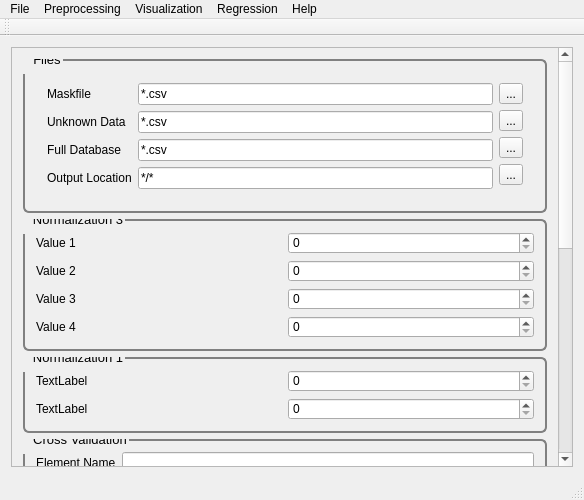
<?xml version="1.0" encoding="UTF-8"?>
<ui version="4.0">
 <class>GuiTest</class>
 <widget class="QMainWindow" name="GuiTest">
  <property name="geometry">
   <rect>
    <x>0</x>
    <y>0</y>
    <width>584</width>
    <height>500</height>
   </rect>
  </property>
  <property name="windowTitle">
   <string>PYSAT</string>
  </property>
  <widget class="QWidget" name="centralWidget">
   <layout class="QVBoxLayout" name="verticalLayout_2">
    <item>
     <widget class="QScrollArea" name="scrollArea">
      <property name="widgetResizable">
       <bool>true</bool>
      </property>
      <widget class="QWidget" name="scrollAreaWidgetContents_2">
       <property name="geometry">
        <rect>
         <x>0</x>
         <y>-402</y>
         <width>547</width>
         <height>845</height>
        </rect>
       </property>
       <property name="styleSheet">
        <string notr="true">QGroupBox {
  border: 2px solid gray;
  border-radius: 6px;
  margin-top: 0.5em;
}

QGroupBox::title {

  padding-top: -14px;
  padding-left: 8px;
}
</string>
       </property>
       <layout class="QVBoxLayout" name="verticalLayout_7">
        <item>
         <widget class="QGroupBox" name="files">
          <property name="font">
           <font>
            <pointsize>10</pointsize>
           </font>
          </property>
          <property name="title">
           <string>Files</string>
          </property>
          <layout class="QVBoxLayout" name="Files">
           <item>
            <widget class="QSplitter" name="splitter_2">
             <property name="orientation">
              <enum>Qt::Horizontal</enum>
             </property>
             <widget class="QWidget" name="layoutWidget">
              <layout class="QHBoxLayout" name="horizontalLayout">
               <item>
                <layout class="QVBoxLayout" name="verticalLayout_6">
                 <item>
                  <widget class="QLabel" name="label_3">
                   <property name="text">
                    <string>Maskfile</string>
                   </property>
                  </widget>
                 </item>
                 <item>
                  <widget class="QLabel" name="label">
                   <property name="text">
                    <string>Unknown Data</string>
                   </property>
                  </widget>
                 </item>
                 <item>
                  <widget class="QLabel" name="label_2">
                   <property name="text">
                    <string>Full Database</string>
                   </property>
                  </widget>
                 </item>
                 <item>
                  <widget class="QLabel" name="label_4">
                   <property name="text">
                    <string>Output Location</string>
                   </property>
                  </widget>
                 </item>
                </layout>
               </item>
               <item>
                <layout class="QVBoxLayout" name="verticalLayout_5">
                 <item>
                  <widget class="QLineEdit" name="lineEdit">
                   <property name="text">
                    <string extracomment="Make this change whenever a new file is selected">*.csv</string>
                   </property>
                   <property name="readOnly">
                    <bool>true</bool>
                   </property>
                  </widget>
                 </item>
                 <item>
                  <widget class="QLineEdit" name="lineEdit_2">
                   <property name="text">
                    <string extracomment="Make this change whenever a new file is selected">*.csv</string>
                   </property>
                   <property name="readOnly">
                    <bool>true</bool>
                   </property>
                  </widget>
                 </item>
                 <item>
                  <widget class="QLineEdit" name="lineEdit_3">
                   <property name="text">
                    <string extracomment="Make this change whenever a new file is selected">*.csv</string>
                   </property>
                   <property name="readOnly">
                    <bool>true</bool>
                   </property>
                  </widget>
                 </item>
                 <item>
                  <widget class="QLineEdit" name="lineEdit_4">
                   <property name="text">
                    <string extracomment="Make this change whenever a new folder is selected">*/*</string>
                   </property>
                   <property name="readOnly">
                    <bool>true</bool>
                   </property>
                  </widget>
                 </item>
                </layout>
               </item>
               <item>
                <layout class="QVBoxLayout" name="verticalLayout">
                 <item>
                  <widget class="QToolButton" name="toolButton">
                   <property name="text">
                    <string>...</string>
                   </property>
                  </widget>
                 </item>
                 <item>
                  <widget class="QToolButton" name="toolButton_2">
                   <property name="text">
                    <string>...</string>
                   </property>
                  </widget>
                 </item>
                 <item>
                  <widget class="QToolButton" name="toolButton_3">
                   <property name="text">
                    <string>...</string>
                   </property>
                  </widget>
                 </item>
                 <item>
                  <widget class="QToolButton" name="toolButton_4">
                   <property name="text">
                    <string>...</string>
                   </property>
                  </widget>
                 </item>
                </layout>
               </item>
              </layout>
             </widget>
            </widget>
           </item>
          </layout>
         </widget>
        </item>
        <item>
         <widget class="QGroupBox" name="Norm3">
          <property name="font">
           <font>
            <pointsize>10</pointsize>
           </font>
          </property>
          <property name="title">
           <string>Normalization 3</string>
          </property>
          <layout class="QVBoxLayout" name="Ranges3">
           <item>
            <layout class="QHBoxLayout" name="horizontalLayout_12">
             <item>
              <layout class="QVBoxLayout" name="verticalLayout_4">
               <item>
                <widget class="QLabel" name="label_5">
                 <property name="text">
                  <string>Value 1</string>
                 </property>
                </widget>
               </item>
               <item>
                <widget class="QLabel" name="label_6">
                 <property name="text">
                  <string>Value 2</string>
                 </property>
                </widget>
               </item>
               <item>
                <widget class="QLabel" name="label_7">
                 <property name="text">
                  <string>Value 3</string>
                 </property>
                </widget>
               </item>
               <item>
                <widget class="QLabel" name="label_8">
                 <property name="text">
                  <string>Value 4</string>
                 </property>
                </widget>
               </item>
              </layout>
             </item>
             <item>
              <layout class="QVBoxLayout" name="verticalLayout_3">
               <item>
                <widget class="QSpinBox" name="spinBox">
                 <property name="maximum">
                  <number>1000</number>
                 </property>
                </widget>
               </item>
               <item>
                <widget class="QSpinBox" name="spinBox_2">
                 <property name="maximum">
                  <number>1000</number>
                 </property>
                </widget>
               </item>
               <item>
                <widget class="QSpinBox" name="spinBox_3">
                 <property name="maximum">
                  <number>1000</number>
                 </property>
                </widget>
               </item>
               <item>
                <widget class="QSpinBox" name="spinBox_4">
                 <property name="maximum">
                  <number>1000</number>
                 </property>
                </widget>
               </item>
              </layout>
             </item>
            </layout>
           </item>
          </layout>
         </widget>
        </item>
        <item>
         <widget class="QGroupBox" name="Norm1">
          <property name="font">
           <font>
            <pointsize>10</pointsize>
           </font>
          </property>
          <property name="title">
           <string>Normalization 1</string>
          </property>
          <layout class="QVBoxLayout" name="Ranges1">
           <item>
            <layout class="QVBoxLayout" name="verticalLayout_15">
             <item>
              <layout class="QHBoxLayout" name="horizontalLayout_10">
               <item>
                <layout class="QVBoxLayout" name="verticalLayout_10">
                 <item>
                  <widget class="QLabel" name="label_12">
                   <property name="text">
                    <string>TextLabel</string>
                   </property>
                  </widget>
                 </item>
                 <item>
                  <widget class="QLabel" name="label_49">
                   <property name="text">
                    <string>TextLabel</string>
                   </property>
                  </widget>
                 </item>
                </layout>
               </item>
               <item>
                <layout class="QVBoxLayout" name="verticalLayout_8">
                 <item>
                  <widget class="QSpinBox" name="spinBox_6">
                   <property name="maximum">
                    <number>1000</number>
                   </property>
                  </widget>
                 </item>
                 <item>
                  <widget class="QSpinBox" name="spinBox_18">
                   <property name="maximum">
                    <number>1000</number>
                   </property>
                  </widget>
                 </item>
                </layout>
               </item>
              </layout>
             </item>
            </layout>
           </item>
          </layout>
         </widget>
        </item>
        <item>
         <widget class="QGroupBox" name="CrossValidation">
          <property name="font">
           <font>
            <pointsize>10</pointsize>
           </font>
          </property>
          <property name="title">
           <string>Cross Validation</string>
          </property>
          <layout class="QVBoxLayout" name="CrossValid">
           <item>
            <layout class="QHBoxLayout" name="horizontalLayout_4">
             <item>
              <layout class="QVBoxLayout" name="verticalLayout_11">
               <item>
                <widget class="QLabel" name="label_14">
                 <property name="text">
                  <string>Element Name</string>
                 </property>
                </widget>
               </item>
               <item>
                <widget class="QLabel" name="label_15">
                 <property name="text">
                  <string>nfolds_test</string>
                 </property>
                </widget>
               </item>
               <item>
                <widget class="QLabel" name="label_16">
                 <property name="text">
                  <string>nfolds_cv</string>
                 </property>
                </widget>
               </item>
               <item>
                <widget class="QLabel" name="label_17">
                 <property name="text">
                  <string>testfolds_cv</string>
                 </property>
                </widget>
               </item>
              </layout>
             </item>
             <item>
              <layout class="QVBoxLayout" name="verticalLayout_12">
               <item>
                <widget class="QLineEdit" name="lineEdit_5"/>
               </item>
               <item>
                <widget class="QSpinBox" name="spinBox_7"/>
               </item>
               <item>
                <widget class="QSpinBox" name="spinBox_8"/>
               </item>
               <item>
                <widget class="QSpinBox" name="spinBox_9"/>
               </item>
              </layout>
             </item>
            </layout>
           </item>
          </layout>
         </widget>
        </item>
        <item>
         <widget class="QGroupBox" name="CompRanges">
          <property name="font">
           <font>
            <pointsize>10</pointsize>
           </font>
          </property>
          <property name="title">
           <string>Composition Ranges</string>
          </property>
          <layout class="QVBoxLayout" name="verticalLayout_14">
           <item>
            <layout class="QHBoxLayout" name="horizontalLayout_8">
             <item>
              <widget class="QSpinBox" name="spinBox_5">
               <property name="minimum">
                <number>-100</number>
               </property>
               <property name="maximum">
                <number>1000</number>
               </property>
              </widget>
             </item>
             <item>
              <widget class="QSpinBox" name="spinBox_10">
               <property name="maximum">
                <number>1000</number>
               </property>
              </widget>
             </item>
             <item>
              <widget class="QSpinBox" name="spinBox_11">
               <property name="maximum">
                <number>1000</number>
               </property>
              </widget>
             </item>
             <item>
              <widget class="QSpinBox" name="spinBox_12">
               <property name="maximum">
                <number>1000</number>
               </property>
              </widget>
             </item>
             <item>
              <widget class="QSpinBox" name="spinBox_13">
               <property name="maximum">
                <number>1000</number>
               </property>
              </widget>
             </item>
             <item>
              <widget class="QSpinBox" name="spinBox_14">
               <property name="maximum">
                <number>1000</number>
               </property>
              </widget>
             </item>
             <item>
              <widget class="QSpinBox" name="spinBox_15">
               <property name="maximum">
                <number>1000</number>
               </property>
              </widget>
             </item>
             <item>
              <widget class="QSpinBox" name="spinBox_16">
               <property name="maximum">
                <number>1000</number>
               </property>
              </widget>
             </item>
            </layout>
           </item>
           <item>
            <layout class="QHBoxLayout" name="horizontalLayout_9">
             <item>
              <widget class="QLabel" name="label_40">
               <property name="font">
                <font>
                 <pointsize>10</pointsize>
                </font>
               </property>
               <property name="text">
                <string>compranges</string>
               </property>
              </widget>
             </item>
             <item>
              <layout class="QHBoxLayout" name="horizontalLayout_6">
               <item>
                <widget class="QLabel" name="label_20">
                 <property name="font">
                  <font>
                   <pointsize>10</pointsize>
                  </font>
                 </property>
                 <property name="text">
                  <string>[</string>
                 </property>
                </widget>
               </item>
               <item>
                <widget class="QLabel" name="label_21">
                 <property name="font">
                  <font>
                   <pointsize>10</pointsize>
                  </font>
                 </property>
                 <property name="text">
                  <string>0</string>
                 </property>
                </widget>
               </item>
               <item>
                <widget class="QLabel" name="label_22">
                 <property name="font">
                  <font>
                   <pointsize>10</pointsize>
                  </font>
                 </property>
                 <property name="text">
                  <string>,</string>
                 </property>
                </widget>
               </item>
               <item>
                <widget class="QLabel" name="label_23">
                 <property name="font">
                  <font>
                   <pointsize>10</pointsize>
                  </font>
                 </property>
                 <property name="text">
                  <string>0</string>
                 </property>
                </widget>
               </item>
               <item>
                <widget class="QLabel" name="label_24">
                 <property name="font">
                  <font>
                   <pointsize>10</pointsize>
                  </font>
                 </property>
                 <property name="text">
                  <string>]</string>
                 </property>
                </widget>
               </item>
               <item>
                <widget class="QLabel" name="label_27">
                 <property name="font">
                  <font>
                   <pointsize>10</pointsize>
                  </font>
                 </property>
                 <property name="text">
                  <string>[</string>
                 </property>
                </widget>
               </item>
               <item>
                <widget class="QLabel" name="label_29">
                 <property name="font">
                  <font>
                   <pointsize>10</pointsize>
                  </font>
                 </property>
                 <property name="text">
                  <string>0</string>
                 </property>
                </widget>
               </item>
               <item>
                <widget class="QLabel" name="label_28">
                 <property name="font">
                  <font>
                   <pointsize>10</pointsize>
                  </font>
                 </property>
                 <property name="text">
                  <string>,</string>
                 </property>
                </widget>
               </item>
               <item>
                <widget class="QLabel" name="label_26">
                 <property name="font">
                  <font>
                   <pointsize>10</pointsize>
                  </font>
                 </property>
                 <property name="text">
                  <string>0</string>
                 </property>
                </widget>
               </item>
               <item>
                <widget class="QLabel" name="label_25">
                 <property name="font">
                  <font>
                   <pointsize>10</pointsize>
                  </font>
                 </property>
                 <property name="text">
                  <string>]</string>
                 </property>
                </widget>
               </item>
               <item>
                <widget class="QLabel" name="label_32">
                 <property name="font">
                  <font>
                   <pointsize>10</pointsize>
                  </font>
                 </property>
                 <property name="text">
                  <string>[</string>
                 </property>
                </widget>
               </item>
               <item>
                <widget class="QLabel" name="label_30">
                 <property name="font">
                  <font>
                   <pointsize>10</pointsize>
                  </font>
                 </property>
                 <property name="text">
                  <string>0</string>
                 </property>
                </widget>
               </item>
               <item>
                <widget class="QLabel" name="label_33">
                 <property name="font">
                  <font>
                   <pointsize>10</pointsize>
                  </font>
                 </property>
                 <property name="text">
                  <string>,</string>
                 </property>
                </widget>
               </item>
               <item>
                <widget class="QLabel" name="label_34">
                 <property name="font">
                  <font>
                   <pointsize>10</pointsize>
                  </font>
                 </property>
                 <property name="text">
                  <string>0</string>
                 </property>
                </widget>
               </item>
               <item>
                <widget class="QLabel" name="label_31">
                 <property name="font">
                  <font>
                   <pointsize>10</pointsize>
                  </font>
                 </property>
                 <property name="text">
                  <string>]</string>
                 </property>
                </widget>
               </item>
               <item>
                <widget class="QLabel" name="label_39">
                 <property name="font">
                  <font>
                   <pointsize>10</pointsize>
                  </font>
                 </property>
                 <property name="text">
                  <string>[</string>
                 </property>
                </widget>
               </item>
               <item>
                <widget class="QLabel" name="label_36">
                 <property name="font">
                  <font>
                   <pointsize>10</pointsize>
                  </font>
                 </property>
                 <property name="text">
                  <string>0</string>
                 </property>
                </widget>
               </item>
               <item>
                <widget class="QLabel" name="label_37">
                 <property name="font">
                  <font>
                   <pointsize>10</pointsize>
                  </font>
                 </property>
                 <property name="text">
                  <string>,</string>
                 </property>
                </widget>
               </item>
               <item>
                <widget class="QLabel" name="label_35">
                 <property name="font">
                  <font>
                   <pointsize>10</pointsize>
                  </font>
                 </property>
                 <property name="text">
                  <string>0</string>
                 </property>
                </widget>
               </item>
               <item>
                <widget class="QLabel" name="label_38">
                 <property name="font">
                  <font>
                   <pointsize>10</pointsize>
                  </font>
                 </property>
                 <property name="text">
                  <string>]</string>
                 </property>
                </widget>
               </item>
              </layout>
             </item>
            </layout>
           </item>
          </layout>
         </widget>
        </item>
        <item>
         <widget class="QGroupBox" name="MaxNumComp">
          <property name="font">
           <font>
            <pointsize>10</pointsize>
           </font>
          </property>
          <property name="title">
           <string>Max Number of Components</string>
          </property>
          <layout class="QVBoxLayout" name="verticalLayout_9">
           <item>
            <widget class="QSpinBox" name="spinBox_17">
             <property name="minimum">
              <number>-100</number>
             </property>
             <property name="maximum">
              <number>1000</number>
             </property>
            </widget>
           </item>
          </layout>
         </widget>
        </item>
        <item>
         <widget class="QGroupBox" name="CreateModels">
          <property name="font">
           <font>
            <pointsize>10</pointsize>
           </font>
          </property>
          <property name="title">
           <string>Create Models</string>
          </property>
          <layout class="QVBoxLayout" name="verticalLayout_17">
           <item>
            <layout class="QHBoxLayout" name="horizontalLayout_14">
             <item>
              <layout class="QVBoxLayout" name="verticalLayout_18">
               <item>
                <widget class="QLabel" name="label_70">
                 <property name="text">
                  <string>Value 1</string>
                 </property>
                </widget>
               </item>
               <item>
                <widget class="QLabel" name="label_71">
                 <property name="text">
                  <string>Value 2</string>
                 </property>
                </widget>
               </item>
               <item>
                <widget class="QLabel" name="label_72">
                 <property name="text">
                  <string>Value 3</string>
                 </property>
                </widget>
               </item>
               <item>
                <widget class="QLabel" name="label_73">
                 <property name="text">
                  <string>Value 4</string>
                 </property>
                </widget>
               </item>
              </layout>
             </item>
             <item>
              <layout class="QVBoxLayout" name="verticalLayout_19">
               <item>
                <widget class="QSpinBox" name="spinBox_19">
                 <property name="maximum">
                  <number>20</number>
                 </property>
                </widget>
               </item>
               <item>
                <widget class="QSpinBox" name="spinBox_20">
                 <property name="maximum">
                  <number>20</number>
                 </property>
                </widget>
               </item>
               <item>
                <widget class="QSpinBox" name="spinBox_21">
                 <property name="maximum">
                  <number>20</number>
                 </property>
                </widget>
               </item>
               <item>
                <widget class="QSpinBox" name="spinBox_22">
                 <property name="maximum">
                  <number>20</number>
                 </property>
                </widget>
               </item>
              </layout>
             </item>
            </layout>
           </item>
           <item>
            <layout class="QHBoxLayout" name="horizontalLayout_15">
             <item>
              <widget class="QLabel" name="label_74">
               <property name="text">
                <string>ncs</string>
               </property>
              </widget>
             </item>
             <item>
              <layout class="QHBoxLayout" name="horizontalLayout_16">
               <item>
                <widget class="QLabel" name="label_75">
                 <property name="text">
                  <string>[</string>
                 </property>
                </widget>
               </item>
               <item>
                <widget class="QLabel" name="label_76">
                 <property name="text">
                  <string>(</string>
                 </property>
                </widget>
               </item>
               <item>
                <widget class="QLabel" name="label_77">
                 <property name="text">
                  <string>0</string>
                 </property>
                </widget>
               </item>
               <item>
                <widget class="QLabel" name="label_78">
                 <property name="text">
                  <string>,</string>
                 </property>
                </widget>
               </item>
               <item>
                <widget class="QLabel" name="label_79">
                 <property name="text">
                  <string>0</string>
                 </property>
                </widget>
               </item>
               <item>
                <widget class="QLabel" name="label_83">
                 <property name="text">
                  <string>,</string>
                 </property>
                </widget>
               </item>
               <item>
                <widget class="QLabel" name="label_84">
                 <property name="text">
                  <string>0</string>
                 </property>
                </widget>
               </item>
               <item>
                <widget class="QLabel" name="label_88">
                 <property name="text">
                  <string>,</string>
                 </property>
                </widget>
               </item>
               <item>
                <widget class="QLabel" name="label_89">
                 <property name="text">
                  <string>0</string>
                 </property>
                </widget>
               </item>
               <item>
                <widget class="QLabel" name="label_90">
                 <property name="text">
                  <string>)</string>
                 </property>
                </widget>
               </item>
               <item>
                <widget class="QLabel" name="label_91">
                 <property name="text">
                  <string>]</string>
                 </property>
                </widget>
               </item>
              </layout>
             </item>
            </layout>
           </item>
          </layout>
         </widget>
        </item>
        <item>
         <widget class="QGroupBox" name="ok">
          <layout class="QHBoxLayout" name="OK">
           <item>
            <spacer name="horizontalSpacer_5">
             <property name="orientation">
              <enum>Qt::Horizontal</enum>
             </property>
             <property name="sizeHint" stdset="0">
              <size>
               <width>40</width>
               <height>20</height>
              </size>
             </property>
            </spacer>
           </item>
           <item>
            <widget class="QPushButton" name="pushButton">
             <property name="font">
              <font>
               <pointsize>10</pointsize>
              </font>
             </property>
             <property name="mouseTracking">
              <bool>false</bool>
             </property>
             <property name="text">
              <string>OK</string>
             </property>
            </widget>
           </item>
          </layout>
         </widget>
        </item>
       </layout>
       <zorder>files</zorder>
       <zorder>CrossValidation</zorder>
       <zorder>MaxNumComp</zorder>
       <zorder>CompRanges</zorder>
       <zorder>ok</zorder>
       <zorder>Norm1</zorder>
       <zorder>Norm3</zorder>
       <zorder>CreateModels</zorder>
      </widget>
     </widget>
    </item>
   </layout>
  </widget>
  <widget class="QMenuBar" name="menuBar">
   <property name="geometry">
    <rect>
     <x>0</x>
     <y>0</y>
     <width>584</width>
     <height>21</height>
    </rect>
   </property>
   <widget class="QMenu" name="menuFile">
    <property name="title">
     <string>File</string>
    </property>
    <addaction name="actionLoad_Refence_Data"/>
    <addaction name="actionLoad_Unknown_Data"/>
    <addaction name="separator"/>
    <addaction name="actionSave_Current_Plots"/>
    <addaction name="actionSave_Current_Data"/>
    <addaction name="separator"/>
    <addaction name="actionCreate_New_Workflow"/>
    <addaction name="actionSave_Current_Workflow"/>
    <addaction name="separator"/>
    <addaction name="actionExit"/>
   </widget>
   <widget class="QMenu" name="menuPreprocessing">
    <property name="title">
     <string>Preprocessing</string>
    </property>
    <widget class="QMenu" name="menuBaseline_Removal">
     <property name="title">
      <string>Baseline Removal</string>
     </property>
     <addaction name="actionALS"/>
     <addaction name="actionDietrich"/>
     <addaction name="actionPolyFit"/>
     <addaction name="actionAirPLS"/>
     <addaction name="actionFABC"/>
     <addaction name="actionKK"/>
     <addaction name="actionMario"/>
     <addaction name="actionMedian"/>
     <addaction name="actionRubberband"/>
     <addaction name="actionUndecimated_Wavelet"/>
    </widget>
    <widget class="QMenu" name="menuCalibration_Transfer">
     <property name="title">
      <string>Calibration Transfer</string>
     </property>
     <addaction name="actionRatio"/>
     <addaction name="actionTommy_s_Methgod"/>
     <addaction name="actionPiecewise_Direct_Standardization"/>
     <addaction name="actionOthers_3"/>
    </widget>
    <addaction name="actionNormalization"/>
    <addaction name="actionNoise_Reduction"/>
    <addaction name="actionApply_Mask"/>
    <addaction name="actionInterpolate"/>
    <addaction name="actionInstrument_Response"/>
    <addaction name="menuCalibration_Transfer"/>
    <addaction name="menuBaseline_Removal"/>
   </widget>
   <widget class="QMenu" name="menuVisualization">
    <property name="title">
     <string>Visualization</string>
    </property>
    <widget class="QMenu" name="menuClustering">
     <property name="title">
      <string>Clustering</string>
     </property>
     <addaction name="actionK_Means"/>
     <addaction name="actionHierarchical"/>
     <addaction name="actionOthers"/>
     <addaction name="actionOthers_2"/>
    </widget>
    <addaction name="actionPCA"/>
    <addaction name="actionICA"/>
    <addaction name="menuClustering"/>
   </widget>
   <widget class="QMenu" name="menuRegression">
    <property name="title">
     <string>Regression</string>
    </property>
    <addaction name="actionPLS"/>
    <addaction name="actionSM_PLS"/>
    <addaction name="actionICA_Regression"/>
    <addaction name="actionGaussian_Process"/>
    <addaction name="actionMLP"/>
    <addaction name="actionSVM"/>
    <addaction name="actionOthers_4"/>
    <addaction name="actionOthers_5"/>
   </widget>
   <widget class="QMenu" name="menuHelp">
    <property name="title">
     <string>Help</string>
    </property>
    <addaction name="actionIndex"/>
    <addaction name="actionContent_2"/>
    <addaction name="separator"/>
    <addaction name="actionAbout"/>
    <addaction name="actionAbout_QtCreator"/>
   </widget>
   <addaction name="menuFile"/>
   <addaction name="menuPreprocessing"/>
   <addaction name="menuVisualization"/>
   <addaction name="menuRegression"/>
   <addaction name="menuHelp"/>
  </widget>
  <widget class="QToolBar" name="mainToolBar">
   <attribute name="toolBarArea">
    <enum>TopToolBarArea</enum>
   </attribute>
   <attribute name="toolBarBreak">
    <bool>false</bool>
   </attribute>
  </widget>
  <widget class="QStatusBar" name="statusBar"/>
  <action name="actionLoad_Refence_Data">
   <property name="text">
    <string>Load Refence Data</string>
   </property>
  </action>
  <action name="actionLoad_Unknown_Data">
   <property name="text">
    <string>Load Unknown Data</string>
   </property>
  </action>
  <action name="actionSave_Current_Workflow">
   <property name="text">
    <string>Save Current Workflow</string>
   </property>
  </action>
  <action name="actionSave_Current_Plots">
   <property name="text">
    <string>Save Current Plots</string>
   </property>
  </action>
  <action name="actionSave_Current_Data">
   <property name="text">
    <string>Save Current Data</string>
   </property>
  </action>
  <action name="actionCreate_New_Workflow">
   <property name="text">
    <string>Create New Workflow</string>
   </property>
  </action>
  <action name="actionNoise_Reduction">
   <property name="text">
    <string>Noise Reduction</string>
   </property>
  </action>
  <action name="actionApply_Mask">
   <property name="text">
    <string>Apply Mask</string>
   </property>
  </action>
  <action name="actionInterpolate">
   <property name="text">
    <string>Interpolate</string>
   </property>
  </action>
  <action name="actionInstrument_Response">
   <property name="text">
    <string>Instrument Response</string>
   </property>
  </action>
  <action name="actionALS">
   <property name="text">
    <string>ALS</string>
   </property>
  </action>
  <action name="actionDietrich">
   <property name="text">
    <string>Dietrich</string>
   </property>
  </action>
  <action name="actionPolyFit">
   <property name="text">
    <string>PolyFit</string>
   </property>
  </action>
  <action name="actionAirPLS">
   <property name="text">
    <string>AirPLS</string>
   </property>
  </action>
  <action name="actionFABC">
   <property name="text">
    <string>FABC</string>
   </property>
  </action>
  <action name="actionKK">
   <property name="text">
    <string>KK</string>
   </property>
  </action>
  <action name="actionMario">
   <property name="text">
    <string>Mario</string>
   </property>
  </action>
  <action name="actionMedian">
   <property name="text">
    <string>Median</string>
   </property>
  </action>
  <action name="actionRubberband">
   <property name="text">
    <string>Rubberband</string>
   </property>
  </action>
  <action name="actionUndecimated_Wavelet">
   <property name="text">
    <string>Undecimated Wavelet</string>
   </property>
  </action>
  <action name="actionRatio">
   <property name="text">
    <string>Ratio</string>
   </property>
  </action>
  <action name="actionTommy_s_Methgod">
   <property name="text">
    <string>Tommy's Method</string>
   </property>
  </action>
  <action name="actionPiecewise_Direct_Standardization">
   <property name="text">
    <string>Piecewise Direct Standardization</string>
   </property>
  </action>
  <action name="actionPCA">
   <property name="text">
    <string>PCA</string>
   </property>
  </action>
  <action name="actionICA">
   <property name="text">
    <string>ICA</string>
   </property>
  </action>
  <action name="actionK_Means">
   <property name="text">
    <string>K-Means</string>
   </property>
  </action>
  <action name="actionHierarchical">
   <property name="text">
    <string>Hierarchical</string>
   </property>
  </action>
  <action name="actionOthers">
   <property name="text">
    <string>Others...</string>
   </property>
  </action>
  <action name="actionOthers_2">
   <property name="text">
    <string>Others...</string>
   </property>
  </action>
  <action name="actionOthers_3">
   <property name="text">
    <string>Others...</string>
   </property>
  </action>
  <action name="actionPLS">
   <property name="text">
    <string>PLS</string>
   </property>
  </action>
  <action name="actionSM_PLS">
   <property name="text">
    <string>SM-PLS</string>
   </property>
  </action>
  <action name="actionICA_Regression">
   <property name="text">
    <string>ICA Regression</string>
   </property>
  </action>
  <action name="actionGaussian_Process">
   <property name="text">
    <string>Gaussian Process</string>
   </property>
  </action>
  <action name="actionMLP">
   <property name="text">
    <string>MLP</string>
   </property>
  </action>
  <action name="actionSVM">
   <property name="text">
    <string>SVM</string>
   </property>
  </action>
  <action name="actionOthers_4">
   <property name="text">
    <string>Others...</string>
   </property>
  </action>
  <action name="actionOthers_5">
   <property name="text">
    <string>Others...</string>
   </property>
  </action>
  <action name="actionIndex">
   <property name="text">
    <string>Index</string>
   </property>
  </action>
  <action name="actionContent_2">
   <property name="text">
    <string>Content</string>
   </property>
  </action>
  <action name="actionAbout">
   <property name="text">
    <string>About...</string>
   </property>
  </action>
  <action name="actionAbout_QtCreator">
   <property name="text">
    <string>About QtCreator...</string>
   </property>
  </action>
  <action name="actionExit">
   <property name="text">
    <string>Exit</string>
   </property>
  </action>
  <action name="actionNormalization">
   <property name="text">
    <string>Normalization</string>
   </property>
  </action>
 </widget>
 <layoutdefault spacing="6" margin="11"/>
 <resources/>
 <connections>
  <connection>
   <sender>spinBox_19</sender>
   <signal>valueChanged(int)</signal>
   <receiver>label_77</receiver>
   <slot>setNum(int)</slot>
   <hints>
    <hint type="sourcelabel">
     <x>157</x>
     <y>917</y>
    </hint>
    <hint type="destinationlabel">
     <x>142</x>
     <y>1027</y>
    </hint>
   </hints>
  </connection>
  <connection>
   <sender>spinBox_20</sender>
   <signal>valueChanged(int)</signal>
   <receiver>label_79</receiver>
   <slot>setNum(int)</slot>
   <hints>
    <hint type="sourcelabel">
     <x>187</x>
     <y>950</y>
    </hint>
    <hint type="destinationlabel">
     <x>161</x>
     <y>1023</y>
    </hint>
   </hints>
  </connection>
  <connection>
   <sender>spinBox_21</sender>
   <signal>valueChanged(int)</signal>
   <receiver>label_84</receiver>
   <slot>setNum(int)</slot>
   <hints>
    <hint type="sourcelabel">
     <x>196</x>
     <y>972</y>
    </hint>
    <hint type="destinationlabel">
     <x>185</x>
     <y>1017</y>
    </hint>
   </hints>
  </connection>
  <connection>
   <sender>spinBox_22</sender>
   <signal>valueChanged(int)</signal>
   <receiver>label_89</receiver>
   <slot>setNum(int)</slot>
   <hints>
    <hint type="sourcelabel">
     <x>208</x>
     <y>992</y>
    </hint>
    <hint type="destinationlabel">
     <x>206</x>
     <y>1019</y>
    </hint>
   </hints>
  </connection>
 </connections>
</ui>
